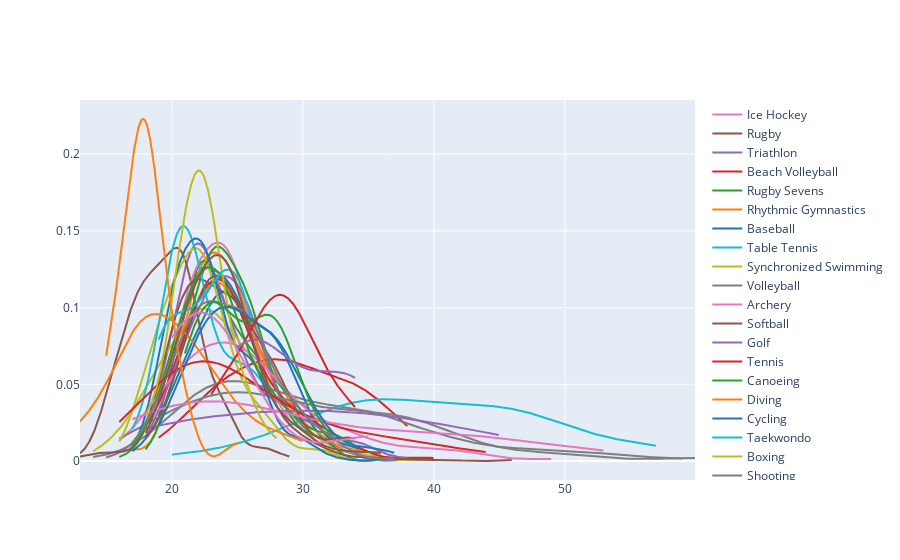

Notebook code for this chart:
### Code cell
x =[]
name = []
for sport in famous_sports:
    temp_df = athlete_df[athlete_df['Sport'] == sport]
    x.append(temp_df[temp_df['Medal'] == 'Gold']['Age'].dropna())
    name.append(sport)

fig = ff.create_distplot(x, name, show_hist=False, show_rug=False)
fig.show()

### Figure 1 — Plotly figure (JSON) as saved in the notebook; plotly's stock layout.template omitted (floating-point values rounded to 4 significant figures; data arrays with more than 128 entries replaced by an {"elided": "..."} marker saying what was removed)
{"data": [{"legendgroup": "Basketball", "marker": {"color": "rgb(31, 119, 180)"}, "mode": "lines", "name": "Basketball", "showlegend": true, "type": "scatter", "x": {"elided": "500 float values"}, "xaxis": "x", "y": {"elided": "500 float values"}, "yaxis": "y"}, {"legendgroup": "Judo", "marker": {"color": "rgb(255, 127, 14)"}, "mode": "lines", "name": "Judo", "showlegend": true, "type": "scatter", "x": {"elided": "500 float values"}, "xaxis": "x", "y": {"elided": "500 float values"}, "yaxis": "y"}, {"legendgroup": "Football", "marker": {"color": "rgb(44, 160, 44)"}, "mode": "lines", "name": "Football", "showlegend": true, "type": "scatter", "x": {"elided": "500 float values"}, "xaxis": "x", "y": {"elided": "500 float values"}, "yaxis": "y"}, {"legendgroup": "Tug-Of-War", "marker": {"color": "rgb(214, 39, 40)"}, "mode": "lines", "name": "Tug-Of-War", "showlegend": true, "type": "scatter", "x": {"elided": "500 float values"}, "xaxis": "x", "y": {"elided": "500 float values"}, "yaxis": "y"}, {"legendgroup": "Athletics", "marker": {"color": "rgb(148, 103, 189)"}, "mode": "lines", "name": "Athletics", "showlegend": true, "type": "scatter", "x": {"elided": "500 float values"}, "xaxis": "x", "y": {"elided": "500 float values"}, "yaxis": "y"}, {"legendgroup": "Swimming", "marker": {"color": "rgb(140, 86, 75)"}, "mode": "lines", "name": "Swimming", "showlegend": true, "type": "scatter", "x": {"elided": "500 float values"}, "xaxis": "x", "y": {"elided": "500 float values"}, "yaxis": "y"}, {"legendgroup": "Badminton", "marker": {"color": "rgb(227, 119, 194)"}, "mode": "lines", "name": "Badminton", "showlegend": true, "type": "scatter", "x": {"elided": "500 float values"}, "xaxis": "x", "y": {"elided": "500 float values"}, "yaxis": "y"}, {"legendgroup": "Sailing", "marker": {"color": "rgb(127, 127, 127)"}, "mode": "lines", "name": "Sailing", "showlegend": true, "type": "scatter", "x": {"elided": "500 float values"}, "xaxis": "x", "y": {"elided": "500 float values"}, "yaxis": "y"}, {"legendgroup": "Gymnastics", "marker": {"color": "rgb(188, 189, 34)"}, "mode": "lines", "name": "Gymnastics", "showlegend": true, "type": "scatter", "x": {"elided": "500 float values"}, "xaxis": "x", "y": {"elided": "500 float values"}, "yaxis": "y"}, {"legendgroup": "Art Competitions", "marker": {"color": "rgb(23, 190, 207)"}, "mode": "lines", "name": "Art Competitions", "showlegend": true, "type": "scatter", "x": {"elided": "500 float values"}, "xaxis": "x", "y": {"elided": "500 float values"}, "yaxis": "y"}, {"legendgroup": "Handball", "marker": {"color": "rgb(31, 119, 180)"}, "mode": "lines", "name": "Handball", "showlegend": true, "type": "scatter", "x": {"elided": "500 float values"}, "xaxis": "x", "y": {"elided": "500 float values"}, "yaxis": "y"}, {"legendgroup": "Weightlifting", "marker": {"color": "rgb(255, 127, 14)"}, "mode": "lines", "name": "Weightlifting", "showlegend": true, "type": "scatter", "x": {"elided": "500 float values"}, "xaxis": "x", "y": {"elided": "500 float values"}, "yaxis": "y"}, {"legendgroup": "Wrestling", "marker": {"color": "rgb(44, 160, 44)"}, "mode": "lines", "name": "Wrestling", "showlegend": true, "type": "scatter", "x": {"elided": "500 float values"}, "xaxis": "x", "y": {"elided": "500 float values"}, "yaxis": "y"}, {"legendgroup": "Water Polo", "marker": {"color": "rgb(214, 39, 40)"}, "mode": "lines", "name": "Water Polo", "showlegend": true, "type": "scatter", "x": {"elided": "500 float values"}, "xaxis": "x", "y": {"elided": "500 float values"}, "yaxis": "y"}, {"legendgroup": "Hockey", "marker": {"color": "rgb(148, 103, 189)"}, "mode": "lines", "name": "Hockey", "showlegend": true, "type": "scatter", "x": {"elided": "500 float values"}, "xaxis": "x", "y": {"elided": "500 float values"}, "yaxis": "y"}, {"legendgroup": "Rowing", "marker": {"color": "rgb(140, 86, 75)"}, "mode": "lines", "name": "Rowing", "showlegend": true, "type": "scatter", "x": {"elided": "500 float values"}, "xaxis": "x", "y": {"elided": "500 float values"}, "yaxis": "y"}, {"legendgroup": "Fencing", "marker": {"color": "rgb(227, 119, 194)"}, "mode": "lines", "name": "Fencing", "showlegend": true, "type": "scatter", "x": {"elided": "500 float values"}, "xaxis": "x", "y": {"elided": "500 float values"}, "yaxis": "y"}, {"legendgroup": "Shooting", "marker": {"color": "rgb(127, 127, 127)"}, "mode": "lines", "name": "Shooting", "showlegend": true, "type": "scatter", "x": {"elided": "500 float values"}, "xaxis": "x", "y": {"elided": "500 float values"}, "yaxis": "y"}, {"legendgroup": "Boxing", "marker": {"color": "rgb(188, 189, 34)"}, "mode": "lines", "name": "Boxing", "showlegend": true, "type": "scatter", "x": {"elided": "500 float values"}, "xaxis": "x", "y": {"elided": "500 float values"}, "yaxis": "y"}, {"legendgroup": "Taekwondo", "marker": {"color": "rgb(23, 190, 207)"}, "mode": "lines", "name": "Taekwondo", "showlegend": true, "type": "scatter", "x": {"elided": "500 float values"}, "xaxis": "x", "y": {"elided": "500 float values"}, "yaxis": "y"}, {"legendgroup": "Cycling", "marker": {"color": "rgb(31, 119, 180)"}, "mode": "lines", "name": "Cycling", "showlegend": true, "type": "scatter", "x": {"elided": "500 float values"}, "xaxis": "x", "y": {"elided": "500 float values"}, "yaxis": "y"}, {"legendgroup": "Diving", "marker": {"color": "rgb(255, 127, 14)"}, "mode": "lines", "name": "Diving", "showlegend": true, "type": "scatter", "x": {"elided": "500 float values"}, "xaxis": "x", "y": {"elided": "500 float values"}, "yaxis": "y"}, {"legendgroup": "Canoeing", "marker": {"color": "rgb(44, 160, 44)"}, "mode": "lines", "name": "Canoeing", "showlegend": true, "type": "scatter", "x": {"elided": "500 float values"}, "xaxis": "x", "y": {"elided": "500 float values"}, "yaxis": "y"}, {"legendgroup": "Tennis", "marker": {"color": "rgb(214, 39, 40)"}, "mode": "lines", "name": "Tennis", "showlegend": true, "type": "scatter", "x": {"elided": "500 float values"}, "xaxis": "x", "y": {"elided": "500 float values"}, "yaxis": "y"}, {"legendgroup": "Golf", "marker": {"color": "rgb(148, 103, 189)"}, "mode": "lines", "name": "Golf", "showlegend": true, "type": "scatter", "x": {"elided": "500 float values"}, "xaxis": "x", "y": {"elided": "500 float values"}, "yaxis": "y"}, {"legendgroup": "Softball", "marker": {"color": "rgb(140, 86, 75)"}, "mode": "lines", "name": "Softball", "showlegend": true, "type": "scatter", "x": {"elided": "500 float values"}, "xaxis": "x", "y": {"elided": "500 float values"}, "yaxis": "y"}, {"legendgroup": "Archery", "marker": {"color": "rgb(227, 119, 194)"}, "mode": "lines", "name": "Archery", "showlegend": true, "type": "scatter", "x": {"elided": "500 float values"}, "xaxis": "x", "y": {"elided": "500 float values"}, "yaxis": "y"}, {"legendgroup": "Volleyball", "marker": {"color": "rgb(127, 127, 127)"}, "mode": "lines", "name": "Volleyball", "showlegend": true, "type": "scatter", "x": {"elided": "500 float values"}, "xaxis": "x", "y": {"elided": "500 float values"}, "yaxis": "y"}, {"legendgroup": "Synchronized Swimming", "marker": {"color": "rgb(188, 189, 34)"}, "mode": "lines", "name": "Synchronized Swimming", "showlegend": true, "type": "scatter", "x": {"elided": "500 float values"}, "xaxis": "x", "y": {"elided": "500 float values"}, "yaxis": "y"}, {"legendgroup": "Table Tennis", "marker": {"color": "rgb(23, 190, 207)"}, "mode": "lines", "name": "Table Tennis", "showlegend": true, "type": "scatter", "x": {"elided": "500 float values"}, "xaxis": "x", "y": {"elided": "500 float values"}, "yaxis": "y"}, {"legendgroup": "Baseball", "marker": {"color": "rgb(31, 119, 180)"}, "mode": "lines", "name": "Baseball", "showlegend": true, "type": "scatter", "x": {"elided": "500 float values"}, "xaxis": "x", "y": {"elided": "500 float values"}, "yaxis": "y"}, {"legendgroup": "Rhythmic Gymnastics", "marker": {"color": "rgb(255, 127, 14)"}, "mode": "lines", "name": "Rhythmic Gymnastics", "showlegend": true, "type": "scatter", "x": {"elided": "500 float values"}, "xaxis": "x", "y": {"elided": "500 float values"}, "yaxis": "y"}, {"legendgroup": "Rugby Sevens", "marker": {"color": "rgb(44, 160, 44)"}, "mode": "lines", "name": "Rugby Sevens", "showlegend": true, "type": "scatter", "x": {"elided": "500 float values"}, "xaxis": "x", "y": {"elided": "500 float values"}, "yaxis": "y"}, {"legendgroup": "Beach Volleyball", "marker": {"color": "rgb(214, 39, 40)"}, "mode": "lines", "name": "Beach Volleyball", "showlegend": true, "type": "scatter", "x": {"elided": "500 float values"}, "xaxis": "x", "y": {"elided": "500 float values"}, "yaxis": "y"}, {"legendgroup": "Triathlon", "marker": {"color": "rgb(148, 103, 189)"}, "mode": "lines", "name": "Triathlon", "showlegend": true, "type": "scatter", "x": {"elided": "500 float values"}, "xaxis": "x", "y": {"elided": "500 float values"}, "yaxis": "y"}, {"legendgroup": "Rugby", "marker": {"color": "rgb(140, 86, 75)"}, "mode": "lines", "name": "Rugby", "showlegend": true, "type": "scatter", "x": {"elided": "500 float values"}, "xaxis": "x", "y": {"elided": "500 float values"}, "yaxis": "y"}, {"legendgroup": "Ice Hockey", "marker": {"color": "rgb(227, 119, 194)"}, "mode": "lines", "name": "Ice Hockey", "showlegend": true, "type": "scatter", "x": {"elided": "500 float values"}, "xaxis": "x", "y": {"elided": "500 float values"}, "yaxis": "y"}], "layout": {"barmode": "overlay", "hovermode": "closest", "legend": {"traceorder": "reversed"}, "xaxis": {"anchor": "y2", "domain": [0, 1], "zeroline": false}, "yaxis": {"anchor": "free", "domain": [0, 1], "position": 0}}}
